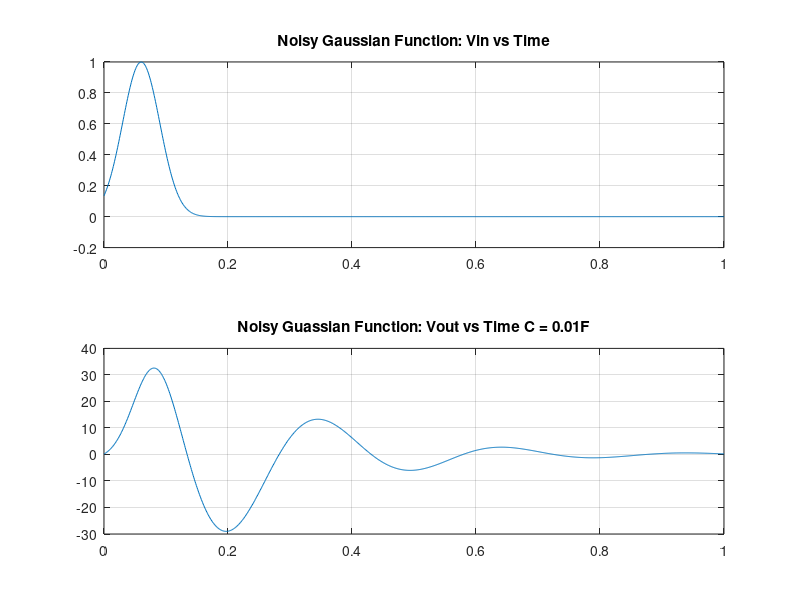
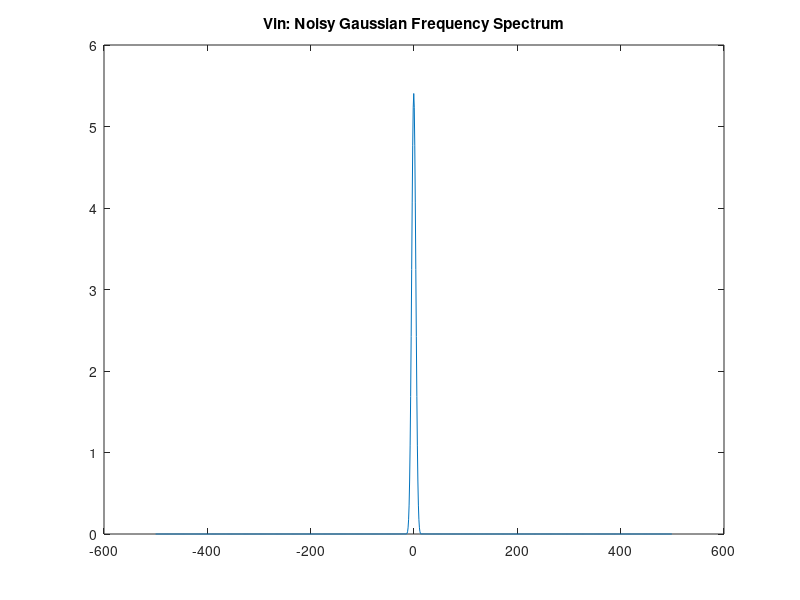
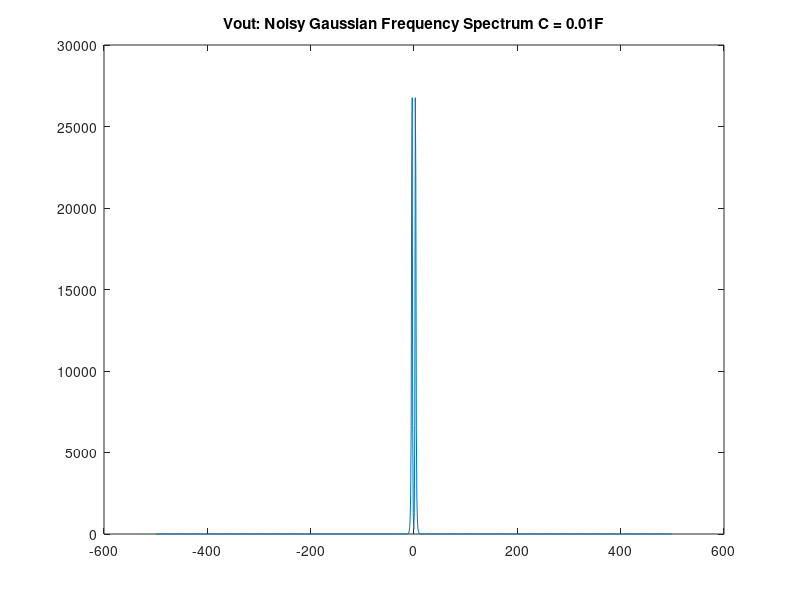
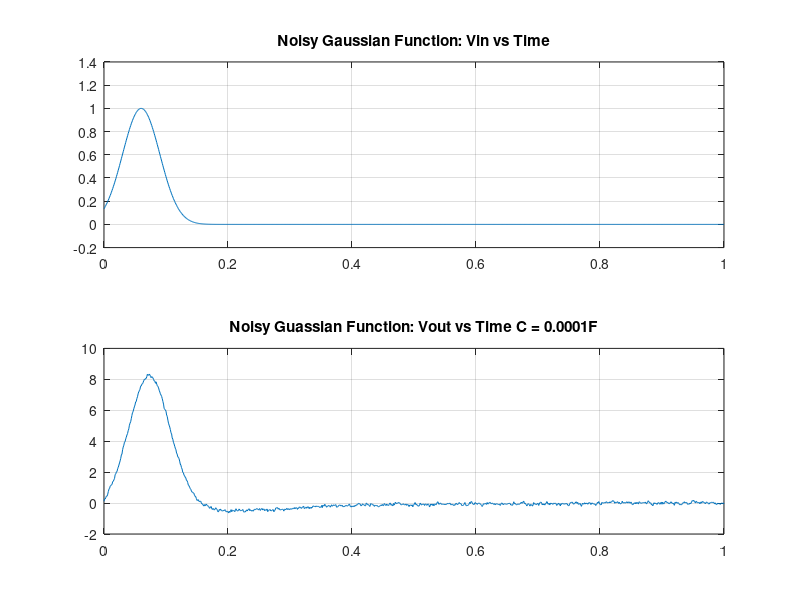

MATLAB code to generate these figures, in order:
G1 = 1;
G2 = 0.5;
G3 = 0.1;
G4 = 10;
G0 = 1/1000;
alf = 100;

C = 0.25;
L = 0.2;

%Vm = [V1, V2, IL, V3, I3, V4, V0, In];% In parameter added, increased C
%and G matrix size

G = [1, 0, 0, 0, 0, 0, 0, 0;...
    -G1, G1+G2, -1, 0, 0, 0, 0, 0;...
    0, 1, 0, -1, 0, 0, 0, 0;...
    0, 0, -1, G3, 0, 0, 0, 1;...
    0, 0, 0, 0, -alf, 1, 0, -alf;...
    0, 0, 0, G3, -1, 0, 0, 1;...
    0, 0, 0, 0, 0, -G4, G4+G0, 0;...
    0, 0, 0, 0, 0, 0, 0, 1];

%Cap 1 = 0.000001F
Cn = 0.01;
Cm = zeros(8, 8);
Cm(2, 1) = -C;
Cm(2, 2) = C;
Cm(3, 3) = -L;
Cm(4, 4) = Cn;
Cm(6, 4) = Cn;
Cm(5, 4) = -alf * Cn;

%I3 was replaced with Itot which is the total of the currents from the
%resistor, capacitor, and current source

F = zeros(1, 8);

%time step
dt = 1/1000;

A = (Cm / dt) + G;

dt = 1/1000;
vin = @(t) exp(-0.5 *((t - 0.06)/(0.03)) ^ 2);
Vm = zeros(8, 1);
voutmat = zeros(1, 1001);
vinmat = zeros(1, 1001);
t = 0:dt:1; 

for i = 1:1001
    In = randn * 0.001; %Random noise current
    F(1) = vin(t(i));
    F(8) = In;
    Vmm = A\((Cm * Vm/dt) + F');
    voutmat(i) = Vmm(7);
    vinmat(i) = Vmm(1);
    Vm = Vmm;
end


figure(1)
subplot(2,1,1)
plot(t,vinmat)
title('Noisy Gaussian Function: Vin vs Time')
grid on

subplot(2,1,2)
plot(t,voutmat)
title('Noisy Guassian Function: Vout vs Time C = 0.01F')
grid on

   
fs = 1000;

fvin = fft(vinmat);
n = length(vinmat);
Y = fftshift(fvin);
fshift = (-n/2:n/2-1)*(fs/n); % zero-centered frequency range
powershift = abs(Y) .^ 2/n;     % zero-centered power range

figure(2)
plot(fshift, powershift)
title('Vin: Noisy Gaussian Frequency Spectrum')

fvout = fft(voutmat);
n = length(voutmat);
Y = fftshift(fvout);
fshift = (-n/2:n/2-1)*(fs/n); % zero-centered frequency range
powershift = abs(Y) .^ 2/n;     % zero-centered power range

figure(3)
plot(fshift,powershift)
title('Vout: Noisy Gaussian Frequency Spectrum C = 0.01F')

%Cap 2 = 0.0001F
Cn = 0.0001;
Cm = zeros(8, 8);
Cm(2, 1) = -C;
Cm(2, 2) = C;
Cm(3, 3) = -L;
Cm(4, 4) = Cn;
Cm(6, 4) = Cn;
Cm(5, 4) = -alf * Cn;

%I3 was replaced with Itot which is the total of the currents from the
%resistor, capacitor, and current source

F = zeros(1, 8);

%time step
dt = 1/1000;

A = (Cm / dt) + G;

dt = 1/1000;
vin = @(t) exp(-0.5 *((t - 0.06)/(0.03)) ^ 2);
Vm = zeros(8, 1);
voutmat = zeros(1, 1001);
vinmat = zeros(1, 1001);
t = 0:dt:1; 

for i = 1:1001
    In = randn * 0.001; %Random noise current
    F(1) = vin(t(i));
    F(8) = In;
    Vmm = A\((Cm * Vm/dt) + F');
    voutmat(i) = Vmm(7);
    vinmat(i) = Vmm(1);
    Vm = Vmm;
end


figure(4)
subplot(2,1,1)
plot(t,vinmat)
title('Noisy Gaussian Function: Vin vs Time')
grid on

subplot(2,1,2)
plot(t,voutmat)
title('Noisy Guassian Function: Vout vs Time C = 0.0001F')
grid on

   
fs = 1000;

fvin = fft(vinmat);
n = length(vinmat);
Y = fftshift(fvin);
fshift = (-n/2:n/2-1)*(fs/n); % zero-centered frequency range
powershift = abs(Y) .^ 2/n;     % zero-centered power range

figure(5)
plot(fshift, powershift)
title('Vin: Noisy Gaussian Frequency Spectrum')

fvout = fft(voutmat);
n = length(voutmat);
Y = fftshift(fvout);
fshift = (-n/2:n/2-1)*(fs/n); % zero-centered frequency range
powershift = abs(Y) .^ 2/n;     % zero-centered power range

figure(6)
plot(fshift,powershift)
title('Vout: Noisy Gaussian Frequency Spectrum C = 0.0001F')

%Cap 3 = 0.001F
Cn = 0.001;
Cm = zeros(8, 8);
Cm(2, 1) = -C;
Cm(2, 2) = C;
Cm(3, 3) = -L;
Cm(4, 4) = Cn;
Cm(6, 4) = Cn;
Cm(5, 4) = -alf * Cn;

%I3 was replaced with Itot which is the total of the currents from the
%resistor, capacitor, and current source

F = zeros(1, 8);

%time step
dt = 1/1000;

A = (Cm / dt) + G;

dt = 1/1000;
vin = @(t) exp(-0.5 *((t - 0.06)/(0.03)) ^ 2);
Vm = zeros(8, 1);
voutmat = zeros(1, 1001);
vinmat = zeros(1, 1001);
t = 0:dt:1; 

for i = 1:1001
    In = randn * 0.001; %Random noise current
    F(1) = vin(t(i));
    F(8) = In;
    Vmm = A\((Cm * Vm/dt) + F');
    voutmat(i) = Vmm(7);
    vinmat(i) = Vmm(1);
    Vm = Vmm;
end


figure(7)
subplot(2,1,1)
plot(t,vinmat)
title('Noisy Gaussian Function: Vin vs Time')
grid on

subplot(2,1,2)
plot(t,voutmat)
title('Noisy Guassian Function: Vout vs Time C = 0.001F')
grid on

   
fs = 1000;

fvin = fft(vinmat);
n = length(vinmat);
Y = fftshift(fvin);
fshift = (-n/2:n/2-1)*(fs/n); % zero-centered frequency range
powershift = abs(Y) .^ 2/n;     % zero-centered power range

figure(8)
plot(fshift, powershift)
title('Vin: Noisy Gaussian Frequency Spectrum')

fvout = fft(voutmat);
n = length(voutmat);
Y = fftshift(fvout);
fshift = (-n/2:n/2-1)*(fs/n); % zero-centered frequency range
powershift = abs(Y) .^ 2/n;     % zero-centered power range

figure(9)
plot(fshift,powershift)
title('Vout: Noisy Gaussian Frequency Spectrum C = 0.001F')